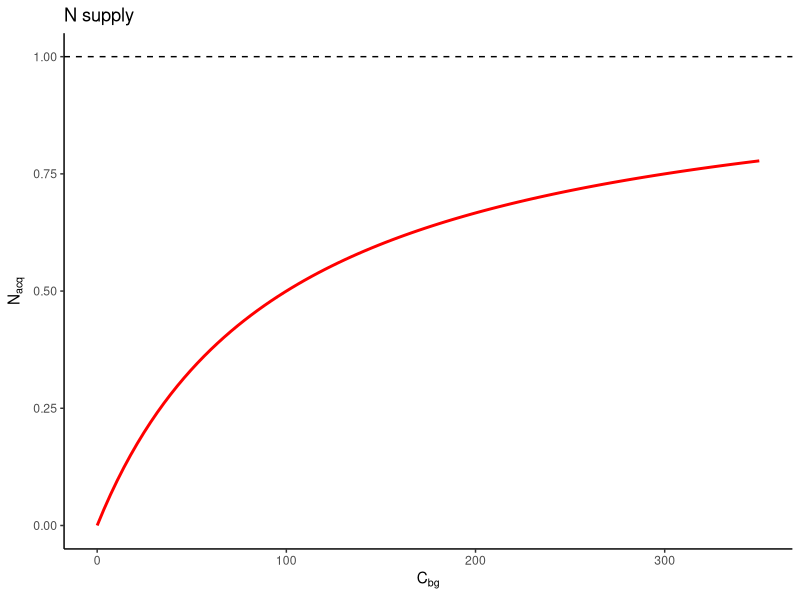
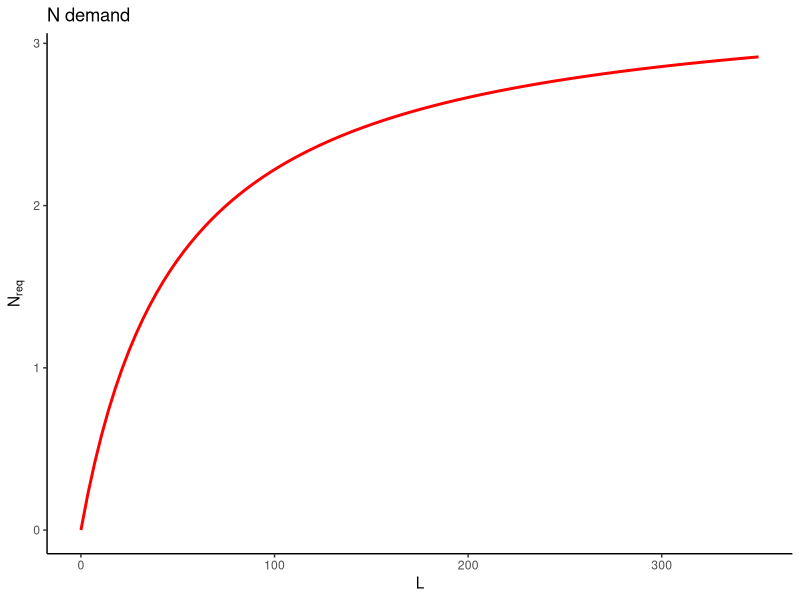
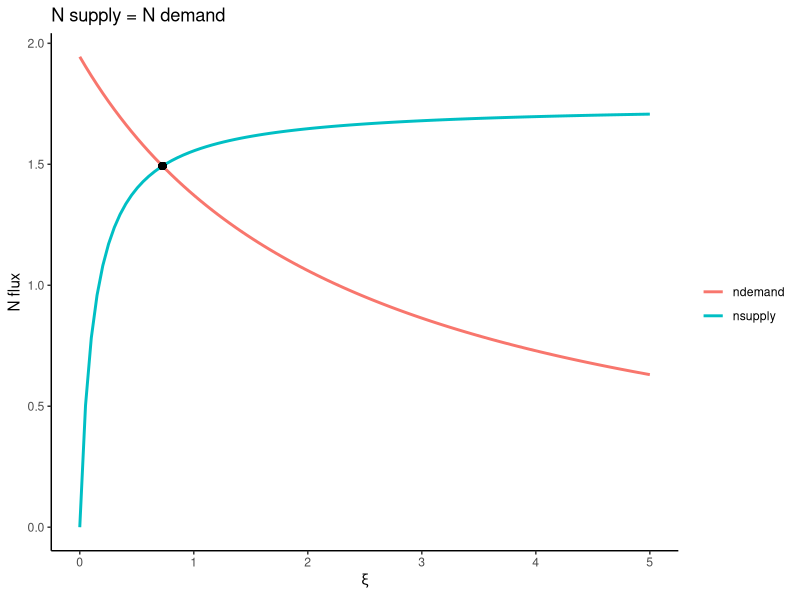
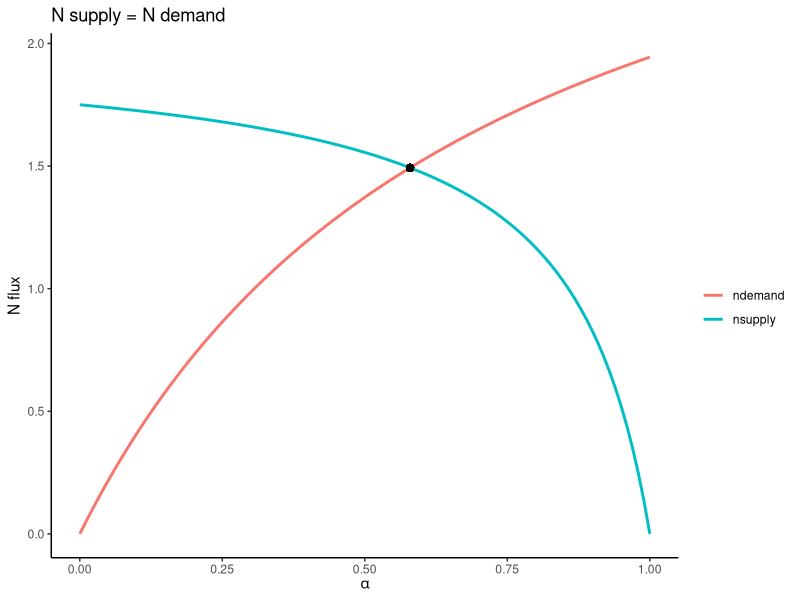
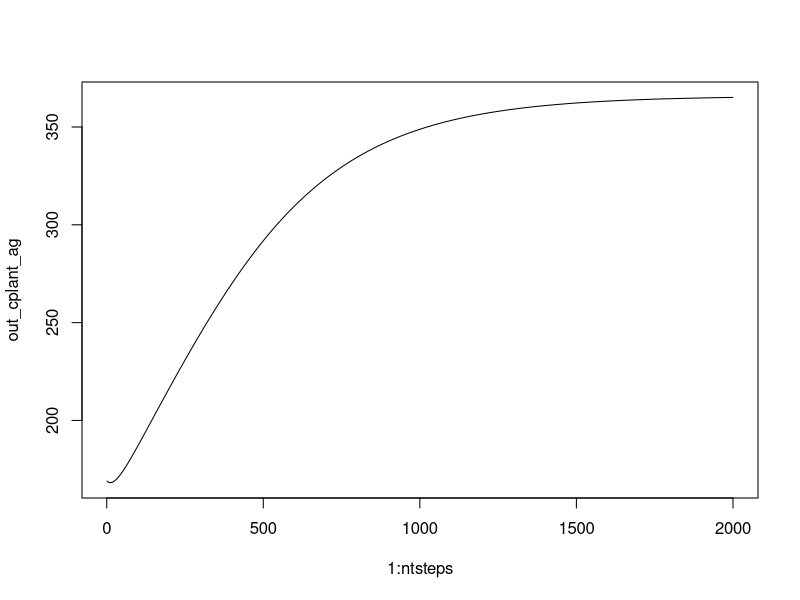
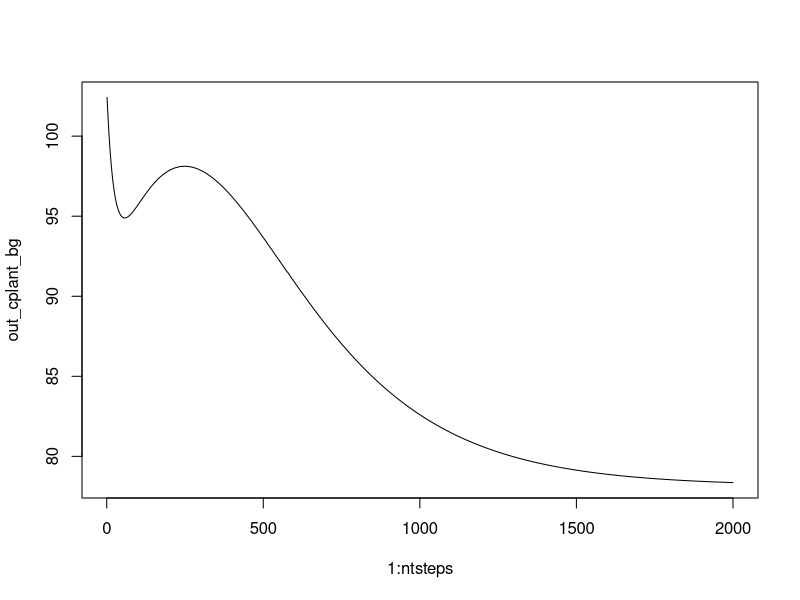
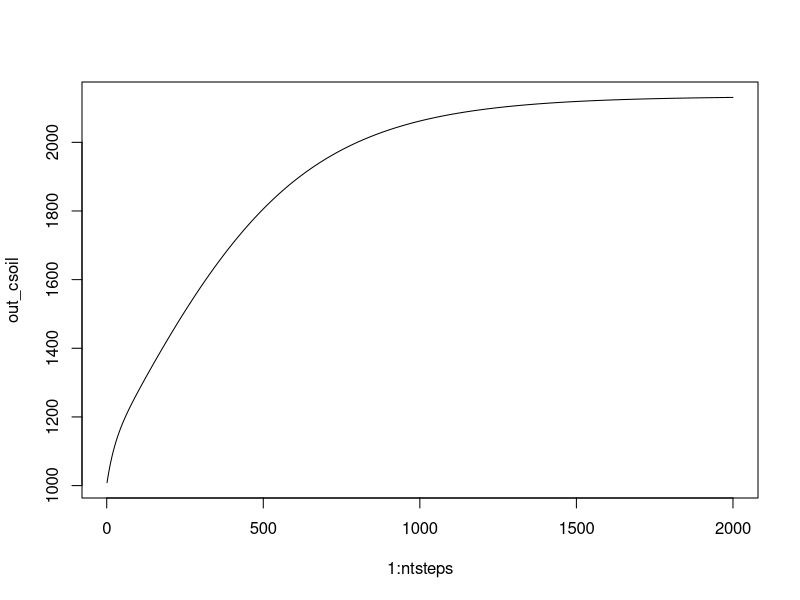
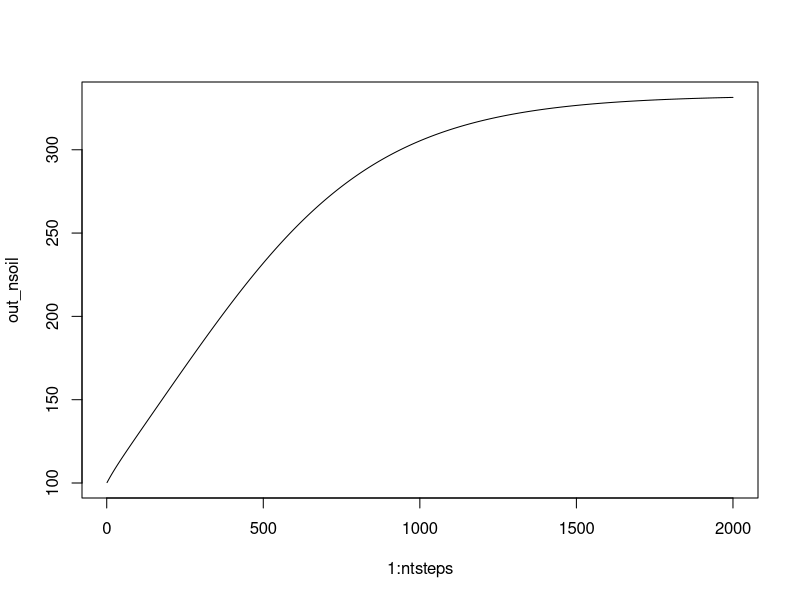

These charts were generated, in order, by the following R code:
## ---- chunk 1
library(dplyr)
library(ggplot2)

f_supply <- function( cbg, n0, f_unavoidable=0.0 ){
  kr <- 100
  (1.0 - f_unavoidable) * n0 * cbg / (cbg + kr )
}
df_nsupply <- tibble( cbg = seq(0, 350, length.out = 100) ) %>% 
  rowwise() %>% 
  mutate( nacq = f_supply(cbg, n0=1.0) )

df_nsupply %>% 
  ggplot(aes(x=cbg, y=nacq)) +
  geom_line(color="red", size=1) +
  ylim(0,1) +
  geom_hline( yintercept=1.0, linetype="dashed" ) +
  theme_classic() +
  labs(title = "N supply", x = expression(C[bg]), y = expression(N[acq]))
## ---- chunk 2
prod <- function(leafarea, ppfd, lue){
  kl <- 50
  ppfd * lue * leafarea / (leafarea + kl )
}
f_ndemand <- function( ..., r_cton_plant ){
  (1/r_cton_plant) * prod(...)
}
r_cton_plant <- 30
df_ndemand <- tibble( leafarea = seq(0, 350, length.out = 100) ) %>% 
  rowwise() %>% 
  mutate( ndemand = f_ndemand(leafarea, ppfd=100, lue=1, r_cton_plant = r_cton_plant) )

df_ndemand %>% 
  ggplot(aes(x=leafarea, y=ndemand)) +
  geom_line(color="red", size=1) +
  # geom_hline( yintercept=1.0, linetype="dashed" ) +
  theme_classic() +
  labs(title = "N demand", x = expression(L), y = expression(N[req]))
## ---- chunk 3
# leaf area and belowground C as a function of root:shoot ratio
calc_leafarea_rrs <- function(rrootshoot, ctot, sla){
  (sla * ctot)/(rrootshoot + 1)
}
calc_cbg_rrs <- function(rrootshoot, ctot){
  ctot / (1 + 1/rrootshoot)
}

# leaf area and belowground C as a function of fraction in shoots (alpha)
calc_leafarea_alpha <- function(alpha, ctot, sla){
  alpha * sla * ctot
}
calc_cbg_alpha <- function(alpha, ctot){
  (1-alpha) * ctot
}

sla <- 0.1
ctot <- 700
ppfd <- 100
lue  <- 1
n0   <- 2

df_rrs <- tibble( rrootshoot = seq(0, 5, length.out = 100) ) %>% 
  rowwise() %>% 
  mutate( ndemand = f_ndemand( calc_leafarea_rrs( rrootshoot, ctot, sla ), ppfd=ppfd, lue=lue, r_cton_plant = r_cton_plant),
          nsupply = f_supply(  calc_cbg_rrs(      rrootshoot, ctot ), n0=n0) )

df_alpha <- tibble( alpha = seq(0, 1, length.out = 100) ) %>% 
  rowwise() %>% 
  mutate( ndemand = f_ndemand( calc_leafarea_alpha( alpha, ctot, sla ), ppfd=ppfd, lue=lue, r_cton_plant = r_cton_plant),
          nsupply = f_supply(  calc_cbg_alpha(      alpha, ctot ), n0=n0) )


## Numerical search for solution (because EGU is in four days)
setzero_rrs <- function(rrs, ctot, n0, ppfd, lue, r_cton_plant, sla){
  nsupply <- f_supply(  calc_cbg_rrs(      rrs, ctot ), n0=n0 )
  ndemand <- f_ndemand( calc_leafarea_rrs( rrs, ctot, sla ), ppfd=ppfd, lue=lue, r_cton_plant = r_cton_plant )
  out <- nsupply - ndemand
  return(out)
}
setzero_alpha <- function(alpha, ctot, n0, ppfd, lue, r_cton_plant, sla){
  nsupply <- f_supply(  calc_cbg_alpha(      alpha, ctot ), n0=n0 )
  ndemand <- f_ndemand( calc_leafarea_alpha( alpha, ctot, sla ), ppfd=ppfd, lue=lue, r_cton_plant=r_cton_plant )
  out <- nsupply - ndemand
  return(out)
}

root_rrs   <- uniroot( function(x) setzero_rrs( x, ctot, n0, ppfd, lue, r_cton_plant, sla ),   interval=c(0,5) )
root_alpha <- uniroot( function(x) setzero_alpha( x, ctot, n0, ppfd, lue, r_cton_plant, sla ), interval=c(0,1) )

df_rrs %>% 
  tidyr::gather(var, nflux, c(ndemand, nsupply)) %>% 
  ggplot(aes(x=rrootshoot, y=nflux, color=var)) +
  geom_line(size=1) +
  theme_classic() +
  labs(title = "N supply = N demand", x = expression(xi), y = "N flux", color = "" ) +
  geom_point( aes( x = root_rrs$root, y = f_supply( calc_cbg_rrs( root_rrs$root, ctot ), n0=n0) ), color="black", size=2 )

df_alpha %>% 
  tidyr::gather(var, nflux, c(ndemand, nsupply)) %>% 
  ggplot(aes(x=alpha, y=nflux, color=var)) +
  geom_line(size=1) +
  theme_classic() +
  labs(title = "N supply = N demand", x = expression(alpha), y = "N flux", color = "" ) +
  geom_point( aes( x = root_alpha$root, y = f_supply( calc_cbg_alpha( root_alpha$root, ctot ), n0=n0) ), color="black", size=2 )
## ---- chunk 4
alpha <- root_alpha$root
leafarea <- ctot * alpha * sla
nsupply <- f_supply(  calc_cbg_alpha(      alpha, ctot ), n0=n0 )
ndemand <- f_ndemand( calc_leafarea_alpha( alpha, ctot, sla ), ppfd=ppfd, lue=lue, r_cton_plant=r_cton_plant )
cfix    <- prod( leafarea, ppfd, lue )
print(cfix/nsupply)
## ---- chunk 5
# lue  <- 1
# ppfd <- 70 # for example with MM
# eff  <- 0.7
# resp <- 0.1
# r_cton_plant <- 30
# f_unavoidable <- 0.1
# k_noloss <- 100
# kmm_prod <- 100

ctot <- 700
ppfd <- 100
lue  <- 1
n_in <- 1.0

## other parameters defined above
r_cton_plant <- 30
r_cton_soil <- 10
tau_plant <- 10
tau_soil_c <- 50
tau_soil_n <- 150
tau_labl   <- 0.5
sla        <- 0.1
eff        <- 1.0

r_ntoc_plant <- 1/r_cton_plant
r_ntoc_soil  <- 1/r_cton_soil

## Simulation settings
ntsteps <- 2000

## initialise output variables
out_cplant_ag <- rep(NA, ntsteps)
out_nplant_ag <- rep(NA, ntsteps)
out_cplant_bg <- rep(NA, ntsteps)
out_nplant_bg <- rep(NA, ntsteps)
out_csoil     <- rep(NA, ntsteps)
out_nsoil     <- rep(NA, ntsteps)
out_clabl     <- rep(NA, ntsteps)
out_nlabl     <- rep(NA, ntsteps)

## plant, aboveground
cplant_ag <- 150
nplant_ag <- cplant_ag * r_ntoc_plant

## plant, belowground
cplant_bg <- 150
nplant_bg <- cplant_bg * r_ntoc_plant

## soil
csoil <- 1000
nsoil <- csoil * r_ntoc_plant * tau_soil_n/tau_soil_c

## plant labile pools
nlabl <- 0
clabl <- 0

## to avoid numerical oscillation
calc_turnover <- function( c0, tau, dt = 1.0 ){
  c0 * (1.0 - exp(-1/tau * dt ) )
}

for (it in 1:ntsteps){

  # ## step increase in light use efficiency ~ CO2 fertilisation
  # if (it==1000) lue <- 1.2 * lue

  ## Soil turnover
  csoil_turnover <- calc_turnover( csoil, tau_soil_c )
  csoil          <- csoil - csoil_turnover

  nsoil_turnover <- calc_turnover( nsoil, tau_soil_n )
  nsoil          <- nsoil - nsoil_turnover

  ## Net mineralisation
  netmin         <- nsoil_turnover + n_in

  ## Plant turnover, needs to be after acquisition and before new balance evaluation
  cturnover_ag <- calc_turnover( cplant_ag, tau_plant )
  cplant_ag    <- cplant_ag - cturnover_ag

  nturnover_ag <- calc_turnover( nplant_ag, tau_plant)
  nplant_ag    <- nplant_ag - nturnover_ag

  cturnover_bg <- calc_turnover( cplant_bg, tau_plant )
  cplant_bg    <- cplant_bg - cturnover_bg

  nturnover_bg <- calc_turnover( nplant_ag, tau_plant)
  nplant_ag    <- nplant_ag - nturnover_bg

  csoil <- csoil + cturnover_ag + cturnover_bg
  nsoil <- nsoil + nturnover_ag + nturnover_bg

  ## update total biomass with (allocatable) labile C and N 
  ctot <- cplant_ag + cplant_bg + clabl
  ntot <- nplant_ag + nplant_bg + nlabl
  print( paste( "C:N ratio of plant:", ctot/ntot ) )
  
  ## Get balanced allocation
  root_alpha <- uniroot( function(x) setzero_alpha( x, ctot, netmin, ppfd, lue, r_cton_plant, sla ), interval=c(0,1) )
  
  ## redesign the plant (immediate effect assumption)
  clabl <- 0
  nlabl <- 0
  cplant_ag <- root_alpha$root * ctot
  aleaf <- sla * cplant_ag
  cplant_bg <- (1 - root_alpha$root) * ctot
  
  nplant_ag <- cplant_ag * r_ntoc_plant
  nplant_bg <- cplant_bg * r_ntoc_plant
  
  # nsupply <- f_supply( calc_cbg_alpha( alpha, ctot ), n0=n0 )
  nlabl <- f_supply( cplant_bg, n0=netmin ) #+ nlabl
  clabl <- prod( aleaf, ppfd, lue ) #+clabl
  print( paste( "C:N ratio of labile:", clabl/nlabl ) )

  # ## short-cut: by-passing soil
  # nlabl <- f_noloss( cplant_bg ) * r_ntoc_plant * (cplant_bg + cplant_ag) / tau_plant  #+ nlabl

  # ## limit allocatable C depending on labile N, c_alloc is used also for growth respiration
  # c_alloc <- min( nlabl / (eff * r_ntoc_plant), clabl )
  # n_alloc <- eff * c_alloc * r_ntoc_plant

  # ## Get optimal fraction to leaves
  # fleaf <- findroot_eval_cnbalance( (c_alloc * eff + cplant_ag + cplant_bg), netmin, lue, ppfd )
  # # print(fleaf)

  # ##----------
  # ## Visualise imbalance curve
  # ctot <- (cplant_ag + cplant_bg + eff * c_alloc)
  # par(mfrow=c(1,1))
  # curve( eval_cnbalance( x, ctot, netmin, lue, ppfd ), from = 0, to = 1.0, col="red", ylim=c(-20,100) )
  # abline( h=0, lty=3 )
  # abline( v = fleaf, lty = 2 )

  # ## production curve
  # curve( prod( f_leaf_of_c_ag_tot( x ) * x, ppfd, lue ), from = 0, to = ctot ) # x is total aboveground
  # points( fleaf * ctot, prod( f_leaf_of_c_ag_tot( fleaf * ctot ) * fleaf * ctot, ppfd, lue ), pch=16, col="red" )

  # ## N uptake curve
  # curve( netmin * f_noloss( x ), from = 0, to = ctot ) # x is total belowground
  # points( (1.0 - fleaf) * ctot, netmin * f_noloss( (1.0 - fleaf) * ctot ), pch=16, col="red" )
  # ##----------

  ## Additional check only necessary for legacy allocation setup (Version A)
  # if ( eval_cnbalance( 0, ctot, netmin, lue, ppfd ) > 0.0 ){
  #   ## all to roots
  #   fleaf <- 0.0
  # } else if ( eval_cnbalance( 1, ctot, netmin, lue, ppfd ) < 0.0 ){
  #   ## all to leaves
  #   fleaf <- 1.0
  # } else {
  #   ## find allocation fraction to leaves so that return next year matches (eff * r_cton_plant)
  #   out_root <- uniroot( function(x) eval_cnbalance( x, (cplant_ag + cplant_bg + eff * c_alloc), netmin, lue, ppfd ), interval=c(1e-12,1.0) )
  #   fleaf <- out_root$root
  # }

  # ## update pools
  # clabl <- clabl - c_alloc
  # nlabl <- nlabl - n_alloc

  # ## labile pool decay
  # clabl <- clabl - calc_turnover( clabl, tau_labl)
  # nlabl <- nlabl - calc_turnover( nlabl, tau_labl)

  ##---------------------------------------------------------------------
  # ## VERSION A: fleaf only acts on new growth
  # ## allocate C, N follows from r_ntoc_plant
  # cturnover_ag <- cplant_ag / tau_plant
  # c_alloc_ag   <- fleaf * c_alloc * eff
  # cplant_ag    <- cplant_ag + c_alloc_ag - cturnover_ag

  # nturnover_ag <- nplant_ag / tau_plant
  # n_alloc_ag   <- c_alloc_ag * r_ntoc_plant
  # nplant_ag    <- nplant_ag + n_alloc_ag - nturnover_ag

  # cturnover_bg <- cplant_bg / tau_plant
  # c_alloc_bg   <- (1.0 - fleaf) * c_alloc * eff
  # cplant_bg    <- cplant_bg + c_alloc_bg - cturnover_bg

  # nturnover_bg <- nplant_bg / tau_plant
  # n_alloc_bg   <- c_alloc_bg * r_ntoc_plant
  # nplant_bg    <- nplant_bg + n_alloc_bg - nturnover_bg
  ##---------------------------------------------------------------------

  # ##---------------------------------------------------------------------
  # ## VERSION B: fleaf redistributes entire plant (to avoid legacy in mal-allocation)
  # ## allocate C, N follows from r_ntoc_plant
  # cplant_ag    <- fleaf * (c_alloc * eff + cplant_ag + cplant_bg)
  # cplant_bg    <- (1.0 - fleaf) * (c_alloc * eff + cplant_ag + cplant_bg)
  # ##---------------------------------------------------------------------

  ## gater output variables
  out_cplant_ag[it] <- cplant_ag
  out_nplant_ag[it] <- nplant_ag
  out_cplant_bg[it] <- cplant_bg
  out_nplant_bg[it] <- nplant_bg
  out_csoil[it]     <- csoil
  out_nsoil[it]     <- nsoil
  out_clabl[it]     <- clabl
  out_nlabl[it]     <- nlabl

}
##---------------------------------------------------------
plot( 1:ntsteps, out_cplant_ag, type = "l" )
plot( 1:ntsteps, out_cplant_bg, type = "l" )
plot( 1:ntsteps, out_csoil, type = "l" )
plot( 1:ntsteps, out_nsoil, type = "l" )
plot( 1:ntsteps, out_clabl, type = "l" )
plot( 1:ntsteps, out_nlabl, type = "l" )
plot( 1:ntsteps, out_cplant_ag/(out_cplant_bg+out_cplant_ag), type = "l" )

print("Steady state f_ag (fraction of aboveground to total plant C):")
print( cplant_ag[ntsteps]/(cplant_bg[ntsteps]+cplant_ag[ntsteps]) )

print("Steady state total plant C:")
print( cplant_bg[ntsteps]+cplant_ag[ntsteps] )

print("Steady state net mineralisation:")
print(netmin)

print("Expected steady state net mineralisation:")
print( (cplant_ag + cplant_bg) / (r_cton_plant * tau_plant) + n_in )
